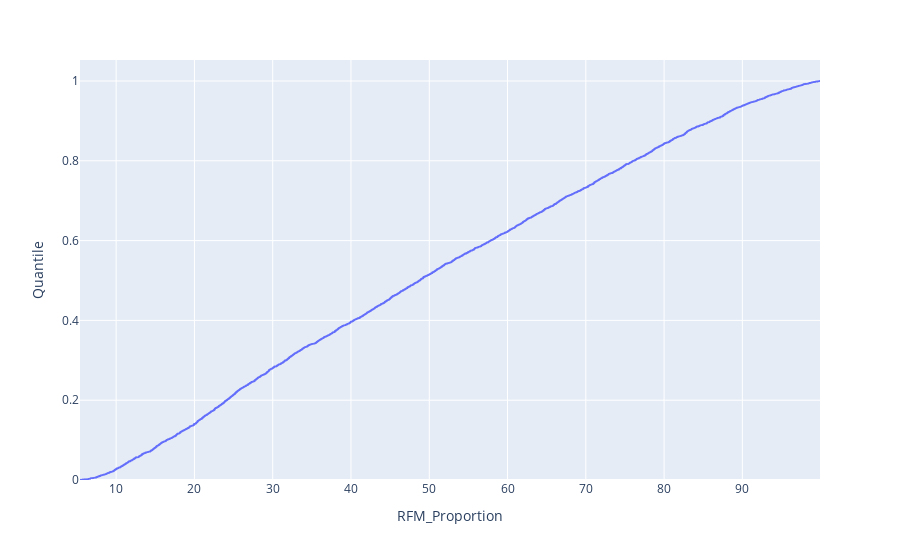

This figure's notebook cell:
### Code cell
import plotly.express as px
fig=px.ecdf(RFM,x=RFM["RFM_final"])
fig.update_xaxes(title_text="RFM_Proportion")
fig.update_yaxes(title_text="Quantile")
fig.show()

### Figure 1 — Plotly figure (JSON) as saved in the notebook; plotly's stock layout.template omitted (floating-point values rounded to 4 significant figures; data arrays with more than 128 entries replaced by an {"elided": "..."} marker saying what was removed)
{"data": [{"hovertemplate": "RFM_final=%{x}<br>probability=%{y}<extra></extra>", "legendgroup": "", "line": {"dash": "solid", "shape": "hv"}, "marker": {"color": "#636efa", "symbol": "circle"}, "mode": "lines", "name": "", "showlegend": false, "type": "scattergl", "x": {"elided": "4339 float values"}, "xaxis": "x", "y": {"elided": "4339 float values"}, "yaxis": "y"}], "layout": {"legend": {"tracegroupgap": 0}, "margin": {"t": 60}, "xaxis": {"anchor": "y", "domain": [0, 1], "title": {"text": "RFM_Proportion"}}, "yaxis": {"anchor": "x", "domain": [0, 1], "rangemode": "tozero", "title": {"text": "Quantile"}}}}
